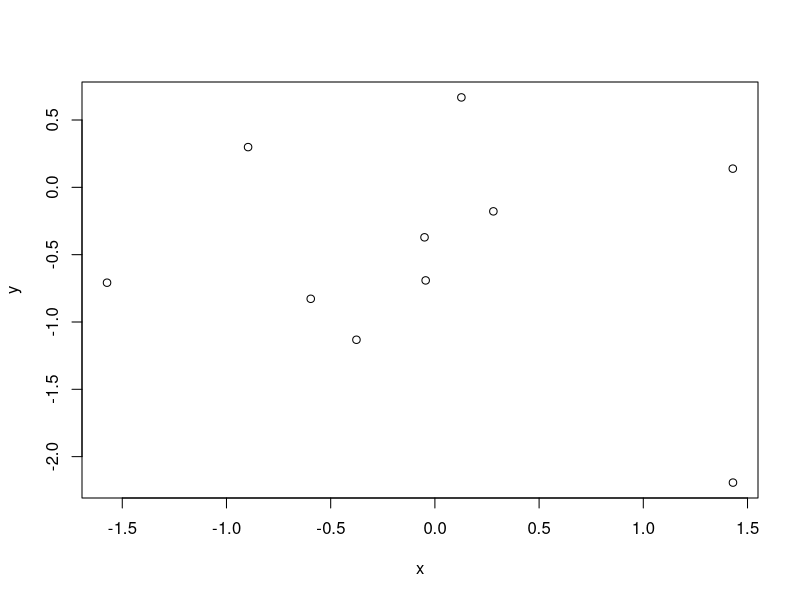

The R script that drew this image:
## ---- chunk 1
1 + 1
x=rnorm(10,0,1)
y=rnorm(10,0,1)
plot(x,y)
